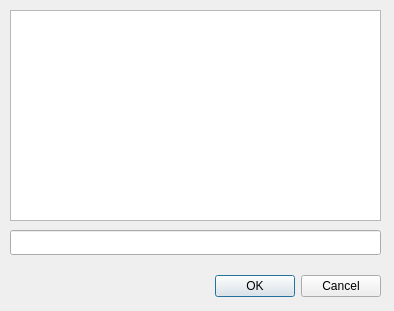
<ui version="4.0" >
 <class>Dialog</class>
 <widget class="QDialog" name="Dialog" >
  <property name="geometry" >
   <rect>
    <x>0</x>
    <y>0</y>
    <width>394</width>
    <height>311</height>
   </rect>
  </property>
  <widget class="QDialogButtonBox" name="buttonBox" >
   <property name="geometry" >
    <rect>
     <x>40</x>
     <y>270</y>
     <width>341</width>
     <height>32</height>
    </rect>
   </property>
   <property name="orientation" >
    <enum>Qt::Horizontal</enum>
   </property>
   <property name="standardButtons" >
    <set>QDialogButtonBox::Cancel|QDialogButtonBox::NoButton|QDialogButtonBox::Ok</set>
   </property>
  </widget>
  <widget class="QTextBrowser" name="textBrowser" >
   <property name="geometry" >
    <rect>
     <x>10</x>
     <y>10</y>
     <width>371</width>
     <height>211</height>
    </rect>
   </property>
  </widget>
  <widget class="QLineEdit" name="lineEdit" >
   <property name="geometry" >
    <rect>
     <x>10</x>
     <y>230</y>
     <width>371</width>
     <height>25</height>
    </rect>
   </property>
  </widget>
 </widget>
 <resources/>
 <connections>
  <connection>
   <sender>buttonBox</sender>
   <signal>accepted()</signal>
   <receiver>Dialog</receiver>
   <slot>accept()</slot>
   <hints>
    <hint type="sourcelabel" >
     <x>248</x>
     <y>254</y>
    </hint>
    <hint type="destinationlabel" >
     <x>157</x>
     <y>274</y>
    </hint>
   </hints>
  </connection>
  <connection>
   <sender>buttonBox</sender>
   <signal>rejected()</signal>
   <receiver>Dialog</receiver>
   <slot>reject()</slot>
   <hints>
    <hint type="sourcelabel" >
     <x>316</x>
     <y>260</y>
    </hint>
    <hint type="destinationlabel" >
     <x>286</x>
     <y>274</y>
    </hint>
   </hints>
  </connection>
 </connections>
</ui>
